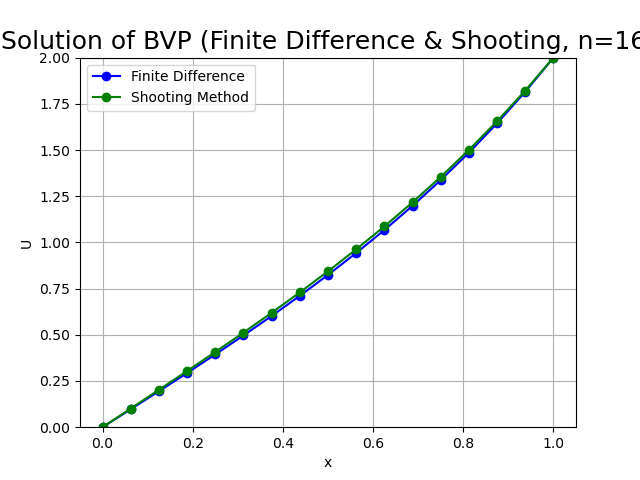

Reproduce this figure in Python.
import numpy as np
import matplotlib.pyplot as mpl
import scipy.sparse

# Parameters
n = 15  
h = 1 / (n + 1) 
g_0 = 0  
g_1 = 2  
p = 0  
q = 4  
x = np.linspace(0, 1, n + 2) 

# Define function f(x)
def f(x):
    return 4 * x

# Construct finite difference matrix A
main_diag = 2 + q * h**2  # main diagonal
sub_diag = -1  # sub-diagonal
super_diag = -1  # super-diagonal

diagonals = [sub_diag * np.ones(n - 1), main_diag * np.ones(n), super_diag * np.ones(n - 1)]
A = scipy.sparse.diags(diagonals, offsets=[-1, 0, 1]).toarray()

# Construct vector B
b = (h**2) * f(x[1:-1])  # Apply the source term
b[0] += g_0  # Add boundary condition at x=0
b[-1] += g_1  # Add boundary condition at x=1

# Solve the linear system
from scipy.linalg import solve
U = solve(A, b)

# Add boundary values to U
U_full = np.concatenate(([g_0], U, [g_1]))

# Shooting Method Definitions
def z_p(x, y):
    return 4 * y - 4 * x

def y_p(z):
    return z

y0 = 0
y1 = 2
n_shoot = 16
h_shoot = 1 / n_shoot

# Initial guesses for z0
z0_g1 = 0.5
z0_g2 = 1.0

def solve_ivp(z0):  # solve IVP for given z0
    yvalues = [y0]
    zvalues = [z0]
    xvalues = np.linspace(0, 1, n_shoot + 1)
    for i in range(n_shoot):
        z_next = zvalues[i] + h_shoot * z_p(xvalues[i], yvalues[i])
        y_next = yvalues[i] + h_shoot * y_p(zvalues[i])
        zvalues.append(z_next)
        yvalues.append(y_next)
    return yvalues[-1]

# Secant Method for Shooting
tol = 1e-6
max_iter = 100
f1 = solve_ivp(z0_g1) - y1
f2 = solve_ivp(z0_g2) - y1

for _ in range(max_iter):
    z_new = z0_g2 - f2 * (z0_g2 - z0_g1) / (f2 - f1)
    f_new = solve_ivp(z_new) - y1
    if abs(f_new) < tol:
        z0_correct = z_new
        break
    z0_g1, z0_g2 = z0_g2, z_new
    f1, f2 = f2, f_new

# Compute Shooting Solution
yvalues = [y0]
zvalues = [z0_correct]
xvalues = np.linspace(0, 1, n_shoot + 1)
for i in range(n_shoot):
    z_next = zvalues[i] + h_shoot * z_p(xvalues[i], yvalues[i])
    y_next = yvalues[i] + h_shoot * y_p(zvalues[i])
    zvalues.append(z_next)
    yvalues.append(y_next)

# Plot Solutions
mpl.plot(x, U_full, marker='o', linestyle='-', color='b', label='Finite Difference')
mpl.plot(xvalues, yvalues, marker='o', linestyle='-', color='g', label='Shooting Method')
mpl.xlabel('x')
mpl.ylabel('U')
mpl.ylim(0, 2)
mpl.title(f"Solution of BVP (Finite Difference & Shooting, n={n_shoot})", fontsize=18)
mpl.legend()
mpl.grid(True)
mpl.show()
